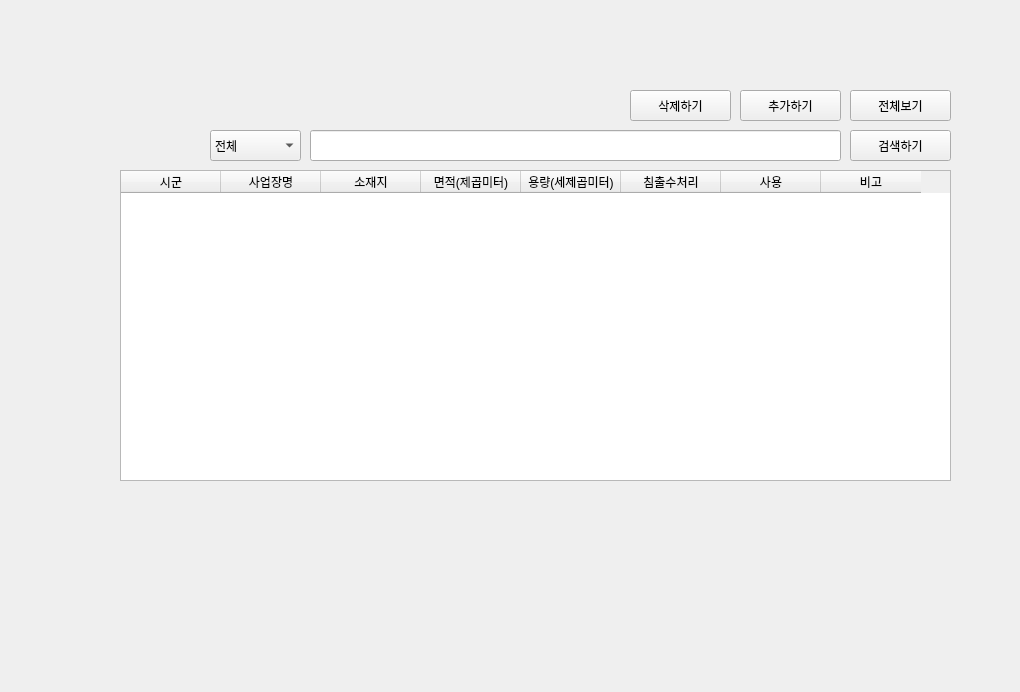
<?xml version="1.0" encoding="UTF-8"?>
<ui version="4.0">
 <class>Form</class>
 <widget class="QWidget" name="Form">
  <property name="geometry">
   <rect>
    <x>0</x>
    <y>0</y>
    <width>1020</width>
    <height>692</height>
   </rect>
  </property>
  <property name="windowTitle">
   <string>Form</string>
  </property>
  <widget class="QStackedWidget" name="stackedWidget">
   <property name="geometry">
    <rect>
     <x>80</x>
     <y>100</y>
     <width>0</width>
     <height>0</height>
    </rect>
   </property>
   <widget class="QWidget" name="page_3"/>
   <widget class="QWidget" name="page_4"/>
  </widget>
  <widget class="QStackedWidget" name="stackedWidget_2">
   <property name="geometry">
    <rect>
     <x>10</x>
     <y>10</y>
     <width>991</width>
     <height>731</height>
    </rect>
   </property>
   <property name="currentIndex">
    <number>0</number>
   </property>
   <widget class="QWidget" name="page_5">
    <widget class="QComboBox" name="select_comboBox">
     <property name="geometry">
      <rect>
       <x>200</x>
       <y>120</y>
       <width>91</width>
       <height>31</height>
      </rect>
     </property>
     <item>
      <property name="text">
       <string>전체</string>
      </property>
     </item>
     <item>
      <property name="text">
       <string>시군</string>
      </property>
     </item>
     <item>
      <property name="text">
       <string>사업장명</string>
      </property>
     </item>
     <item>
      <property name="text">
       <string>소재지</string>
      </property>
     </item>
     <item>
      <property name="text">
       <string>면적</string>
      </property>
     </item>
     <item>
      <property name="text">
       <string>용량</string>
      </property>
     </item>
     <item>
      <property name="text">
       <string>침출수처리</string>
      </property>
     </item>
     <item>
      <property name="text">
       <string>사용</string>
      </property>
     </item>
     <item>
      <property name="text">
       <string>비고</string>
      </property>
     </item>
    </widget>
    <widget class="QPushButton" name="del_b">
     <property name="geometry">
      <rect>
       <x>620</x>
       <y>80</y>
       <width>101</width>
       <height>31</height>
      </rect>
     </property>
     <property name="text">
      <string>삭제하기</string>
     </property>
    </widget>
    <widget class="QPushButton" name="add_b">
     <property name="geometry">
      <rect>
       <x>730</x>
       <y>80</y>
       <width>101</width>
       <height>31</height>
      </rect>
     </property>
     <property name="text">
      <string>추가하기</string>
     </property>
    </widget>
    <widget class="QPushButton" name="total_b">
     <property name="geometry">
      <rect>
       <x>840</x>
       <y>80</y>
       <width>101</width>
       <height>31</height>
      </rect>
     </property>
     <property name="text">
      <string>전체보기</string>
     </property>
    </widget>
    <widget class="QWidget" name="verticalLayoutWidget">
     <property name="geometry">
      <rect>
       <x>110</x>
       <y>480</y>
       <width>831</width>
       <height>171</height>
      </rect>
     </property>
     <layout class="QVBoxLayout" name="graph_verticalLayout_2"/>
    </widget>
    <widget class="QTableWidget" name="lookup">
     <property name="geometry">
      <rect>
       <x>110</x>
       <y>160</y>
       <width>831</width>
       <height>311</height>
      </rect>
     </property>
     <property name="sortingEnabled">
      <bool>true</bool>
     </property>
     <column>
      <property name="text">
       <string>시군</string>
      </property>
     </column>
     <column>
      <property name="text">
       <string>사업장명</string>
      </property>
     </column>
     <column>
      <property name="text">
       <string>소재지</string>
      </property>
     </column>
     <column>
      <property name="text">
       <string>면적(제곱미터)</string>
      </property>
     </column>
     <column>
      <property name="text">
       <string>용량(세제곱미터)</string>
      </property>
     </column>
     <column>
      <property name="text">
       <string>침출수처리</string>
      </property>
     </column>
     <column>
      <property name="text">
       <string>사용</string>
      </property>
     </column>
     <column>
      <property name="text">
       <string>비고</string>
      </property>
     </column>
    </widget>
    <widget class="QPushButton" name="push_b">
     <property name="geometry">
      <rect>
       <x>840</x>
       <y>120</y>
       <width>101</width>
       <height>31</height>
      </rect>
     </property>
     <property name="text">
      <string>검색하기</string>
     </property>
    </widget>
    <widget class="QLineEdit" name="search_b">
     <property name="geometry">
      <rect>
       <x>300</x>
       <y>120</y>
       <width>531</width>
       <height>31</height>
      </rect>
     </property>
    </widget>
   </widget>
   <widget class="QWidget" name="page_6"/>
  </widget>
 </widget>
 <resources/>
 <connections/>
</ui>
